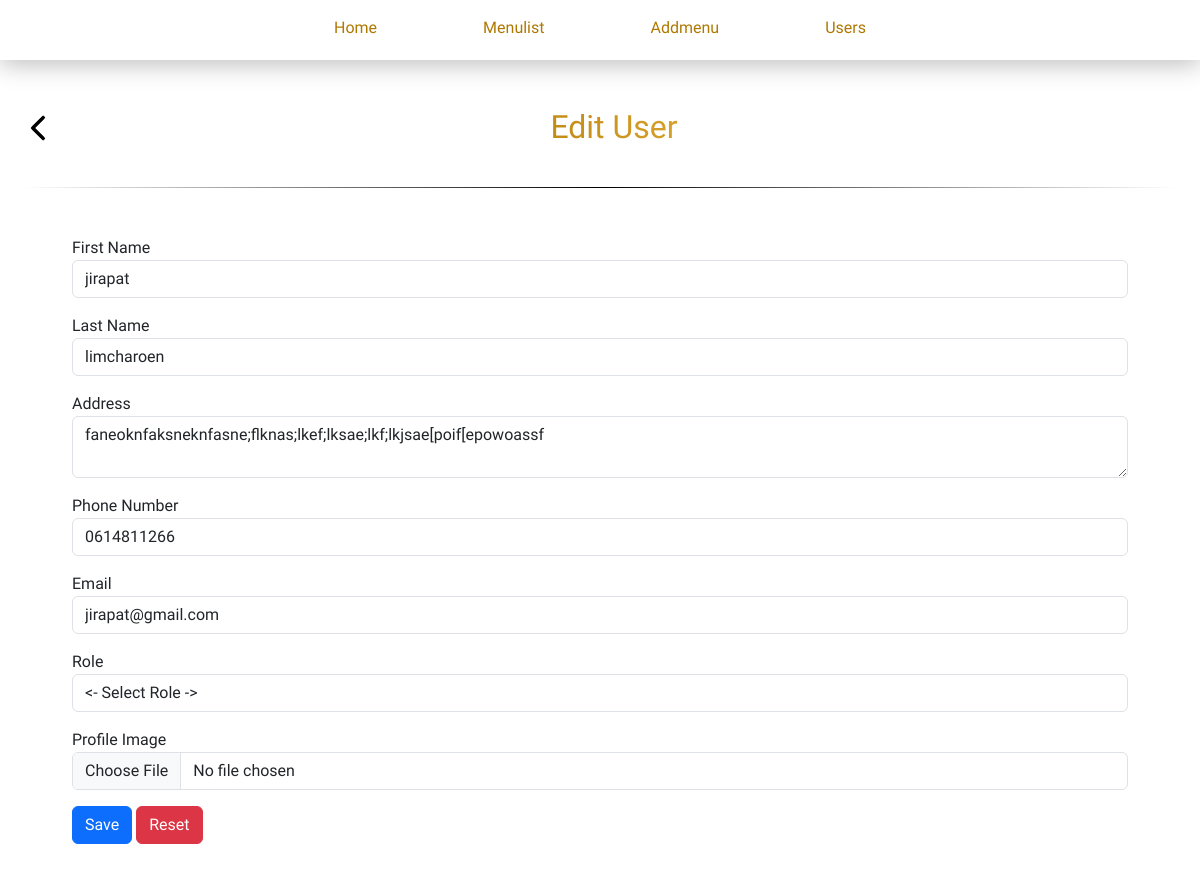
/backend/edituser.php?id=1, run on the app's committed database.
### tables this page shows
CREATE TABLE `users` (
  `id` int(11) NOT NULL,
  `firstName` text NOT NULL,
  `lastName` varchar(50) NOT NULL,
  `address` varchar(255) NOT NULL,
  `email` varchar(100) NOT NULL,
  `password` varchar(255) NOT NULL,
  `phone` text NOT NULL,
  `profile_image` varchar(255) NOT NULL,
  `role` varchar(255) NOT NULL
);

### backend/controls/idUser.php (called while the page is built)
<?php
    include 'db.php';
    $id = $_GET['id'];
    $stmt = $pdo->prepare("SELECT * FROM users WHERE id = ?");
    $stmt->execute([$id]);
    $user = $stmt->fetch(PDO::FETCH_ASSOC);
?>

### backend/edituser.php (the view, shortened to what this page needs)
<?php
include './controls/idUser.php';
?>
<!DOCTYPE html>
<html lang="en">
<head>
    <link href="https://cdn.jsdelivr.net/npm/bootstrap@5.3.0-alpha1/dist/css/bootstrap.min.css" rel="stylesheet" />
    <link rel="stylesheet" href="https://cdn.jsdelivr.net/npm/bootstrap-icons@1.13.1/font/bootstrap-icons.min.css">
    <link rel="stylesheet" href="../assets/css/style.css">
</head>
<body>
    <?php include '../backend/components/header.php'; ?>
    <div class="d-flex">
        <main class="p-4 flex-grow-1">
            <div class="d-flex justify-content-center align-content-center h-b mt-4 text-center">
                <a href="Menulist.php" class="fs-3 text-black"><i class="bi bi-chevron-left chev"></i></a>
                <div class="flex-grow-1 text-center">
                    <h2 class="color-text ">Edit User</h2>
                </div>
            </div>
            <form action="controls/editUser.php" method="POST" enctype="multipart/form-data" class="mt-5 px-5 mb-5">
                <div class="mb-3">
                    <label for="">First Name</label>
                    <input type="text" name="firstName" class="form-control" value="<?= htmlspecialchars($user['firstName']); ?>">
                </div>
                <div class="mb-3">
                    <label for="">Last Name</label>
                    <input type="text" name="lastName" class="form-control" value="<?= htmlspecialchars($user['lastName']); ?>">
                </div>
                <div class="mb-3">
                    <label for="">Address</label>
                    <textarea name="address" id="" class="form-control"><?= htmlspecialchars($user['address']); ?></textarea>
                </div>
                <div class="mb-3">
                    <label for="">Phone Number</label>
                    <input type="text" name="phone" class="form-control" value="<?= htmlspecialchars($user['phone']); ?>">
                </div>
                <div class="mb-3">
                    <label for="">Email</label>
                    <input type="email" name="email" class="form-control" value="<?= htmlspecialchars($user['email']); ?>">
                </div>
                <div class="mb-3">
                    <label for="">Role</label>
                    <select name="role" class="form-control">
                        <option value="" selected disabled><- Select Role -></option>
                    </select>
                </div>
                <div class="mb-3">
                    <label for="">Profile Image</label>
                    <input type="file" name="profile_image" class="form-control">
                </div>
                <button type="submit" class="btn btn-primary">Save</button>
                <button type="reset" class="btn btn-danger">Reset</button>
            </form>
        </main>
    </div>
</body>
</html>

### assets/css/style.css (style rules this page uses)
* { font-family: "Taviraj", serif; }
.color-text { background: linear-gradient(to right, #e9b33fff, rgb(175, 120, 0), #e9b33fff, rgb(175, 120, 0)); -webkit-background-clip: text; -webkit-text-fill-color: transparent; }
.h-b { width: auto; height: 80px; border-width: 0px 0px 1px 0px; border-style: solid; border-image: linear-gradient(to right, rgba(0, 0, 0, 0), rgba(0, 0, 0, 1), rgba(0, 0, 0, 0)) 1; }
.chev { font-weight: bold; text-shadow: 1px 0 black, -1px 0 black, 0 1px black, 0 -1px black; ; }

### data on the page
users: firstName "jirapat", lastName "limcharoen", address "faneoknfaksneknfasne;flknas;lkef;lksae;lkf;lkjsae[poif[epowoassf", phone "0614811266", email "jirapat@gmail.com"
